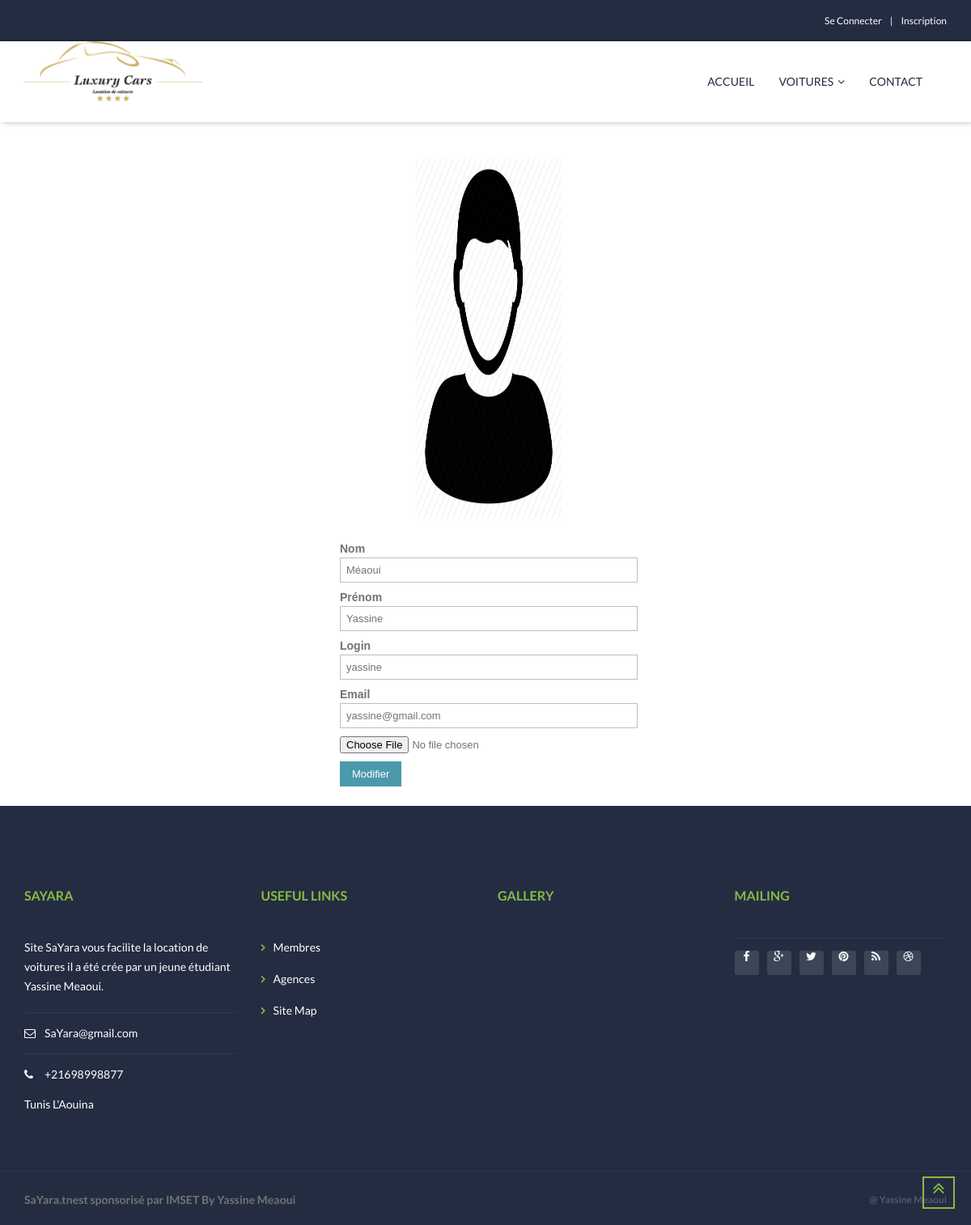
/modifier_user.php?id=2, run on the app's committed database.
### tables this page shows
CREATE TABLE IF NOT EXISTS `user` (
  `id` int(11) NOT NULL AUTO_INCREMENT,
  `nom` varchar(255) DEFAULT NULL,
  `prenom` varchar(255) DEFAULT NULL,
  `login` varchar(255) DEFAULT NULL,
  `mdp` varchar(255) DEFAULT NULL,
  `mail` varchar(255) DEFAULT NULL,
  `type` varchar(255) DEFAULT NULL,
  `avatar` text,
  `connecte` varchar(255) NOT NULL,
  PRIMARY KEY (`id`)
);

### class_user.php (called while the page is built, shortened)
<?php
require_once("connexion.php");
class user{
public static function recherche_user($id){
	global $cnx;
	$sql="SELECT * FROM user WHERE id='".$id."' " ;
	$res=$cnx->query($sql);
	 return($res->fetch(PDO::FETCH_NUM));
}
}
?>

### modifier_user.php (the view, shortened to what this page needs)
<?php require_once('class_user.php');
		$a=$_GET['id'];
		$liste=user::recherche_user($a);
				?>
<html lang="en">
<head><title>Modifier-user</title>
    <link type="text/css" rel="stylesheet" href="assets/font/font-icon/font-awesome-4.4.0/css/font-awesome.css">
    <link type="text/css" rel="stylesheet" href="assets/font/font-icon/font-svg/css/Glyphter.css">
    <link type="text/css" rel="stylesheet" href="assets/libs/animate/animate.css">
    <link type="text/css" rel="stylesheet" href="assets/libs/bootstrap-3.3.5/css/bootstrap.css">
    <link type="text/css" rel="stylesheet" href="assets/libs/owl-carousel-2.0/assets/owl.carousel.css">
    <link type="text/css" rel="stylesheet" href="assets/libs/selectbox/css/jquery.selectbox.css">
    <link type="text/css" rel="stylesheet" href="assets/libs/fancybox/css/jquery.fancybox.css">
    <link type="text/css" rel="stylesheet" href="assets/libs/fancybox/css/jquery.fancybox-buttons.css">
    <link type="text/css" rel="stylesheet" href="assets/libs/media-element/build/mediaelementplayer.min.css">
    <link type="text/css" rel="stylesheet" href="assets/form.css">
    <link type="text/css" rel="stylesheet" href="#" id="color-skins">
</head>
<body>
<header>
    <div class="header-topbar">
        <div class="container">
            <div class="topbar-right pull-right">
                <?php
                if(!isset($_SESSION['login']) ){
                    echo ' <div class="group-sign-in"><a href="login.php" class="login">Se Connecter</a><a href="register.php" class="register">Inscription</a></div> ';
                    }
                ?>
            </div>
        </div>
    </div>
    <div class="header-main homepage-01">
        <div class="container">
            <div class="header-main-wrapper">
                <div class="navbar-heade">
                    <div class="logo pull-left"><a href="index.php" class="header-logo"><img src="assets/images/1.png" alt=""/></a></div>
                </div>
                <nav class="navigation collapse navbar-collapse pull-right">
                    <ul class="nav-links nav navbar-nav">
                        <li ><a href="index.php" class="main-menu">Accueil</span></a>
                        </li>
                        <li class="dropdown"><a href="javascript:void(0)" class="main-menu">Voitures<span class="fa fa-angle-down icons-dropdown"></span></a>
                        </li>
                        <li><a href="contact.php" class="main-menu">Contact</a></li>
                    </ul>
                </nav>
            </div>
        </div>
    </div>
</header>
<div id="wrapper-content">
    <div id="page-wrapper">
	<form action="<?php echo $_SERVER['PHP_SELF']; ?> " method="post" enctype="multipart/form-data">
		<ul class="form-style-1">
		<li>
		<img src="<?php echo $liste[7]  ;?>" style="width:50%;height:30%;margin-left:25%;" /></br></br>
		</li>
			<li>
				<label>Nom <span class="required"></span></label>
				<input type="text" name="nom" class="field-long" value="<?php echo $liste[1]; ?>" />
			</li>
			<li>
				<label>Prénom <span class="required"></span></label>
				<input type="text" name="pr" class="field-long" value="<?php echo $liste[2]; ?>" />
			</li>
			<li>
				<label>Login <span class="required"></span></label>
				<input type="text" name="login" class="field-long" value="<?php echo $liste[3]; ?>" />
			</li>
			<li>
				<label>Email <span class="required"></span></label>
				<input type="email" name="mail" class="field-long" value="<?php echo $liste[5]; ?>" />
			</li>
			<li>
                    <input type="file" name="image" "/>
            </li>
			<li>
				<input type="submit" value="Modifier" name="ok" />
			</li>
		</ul>
	</form>
    </div>
    <div id="back-top"><a href="#top"><i class="fa fa-angle-double-up"></i></a></div>
</div>
<footer>
    <div class="footer-main" >
        <div class="container">
            <div class="footer-main-wrapper">
                <div class="row">
                    <div class="col-2">
                        <div class="col-md-3 col-sm-6 col-xs-6 sd380">
                            <div class="edugate-widget widget">
                                <div class="title-widget">SAYARA</div>
                                <div class="content-widget"><p>Site SaYara vous facilite la location de voitures il a été crée par un jeune étudiant Yassine Meaoui.</p>
                                    <div class="info-list">
                                        <ul class="list-unstyled">
                                            <li><i class="fa fa-envelope-o"></i><a href="#">SaYara@gmail.com</a></li>
                                            <li><i class="fa fa-phone"></i><a href="#">+21698998877</a></li>
                                                <p>Tunis L'Aouina</p></a></li>
                                        </ul>
                                    </div>
                                </div>
                            </div>
                        </div>
                        <div class="col-md-3 col-sm-6 col-xs-6 sd380">
                            <div class="useful-link-widget widget">
                                <div class="title-widget">USEFUL LINKS</div>
                                <div class="content-widget">
                                    <div class="useful-link-list">
                                        <div class="row">
                                            <div class="col-md-6 col-sm-6 col-xs-6">
                                                <ul class="list-unstyled">
                                                    <li><i class="fa fa-angle-right"></i><a href="#">Membres</a></li>
                                                    <li><i class="fa fa-angle-right"></i><a href="#">Agences</a></li>
                                                    <li><i class="fa fa-angle-right"></i><a href="#">Site Map</a></li>
                                                </ul>
                                            </div>
                                            <div class="col-md-6 col-sm-6 col-xs-6">
                                            </div>
                                        </div>
                                    </div>
                                </div>
                            </div>
                        </div>
                    </div>
                    <div class="col-2">
                        <div class="col-md-3 col-sm-6 col-xs-6 sd380">
                            <div class="gallery-widget widget">
                                <div class="title-widget">GALLERY</div>
                            </div>
                        </div>
                        <div class="col-md-3 col-sm-6 col-xs-6 sd380">
                            <div class="mailing-widget widget">
                                <div class="title-widget">MAILING</div>
                                <div class="content-wiget">
                                    <div class="socials"><a href="#" class="facebook"><i class="fa fa-facebook"></i></a><a href="#" class="google"><i class="fa fa-google-plus"></i></a><a href="#" class="twitter"><i class="fa fa-twitter"></i></a><a href="#" class="pinterest"><i class="fa fa-pinterest"></i></a><a href="#" class="blog"><i class="fa fa-rss"></i></a><a href="#" class="dribbble"><i class="fa fa-dribbble"></i></a></div>
                                </div>
                            </div>
                        </div>
                    </div>
                </div>
            </div>
            <div class="hyperlink">
                <div class="pull-left hyper-left">
                    <ul class="list-inline">
                        <li><b>SaYara.tn</b>est sponsorisé par IMSET By Yassine Meaoui</li>
                    </ul>
                </div>
                <div class="pull-right hyper-right">@ Yassine Meaoui</div>
            </div>
        </div>
    </div>
</footer>
</body>
</html>

### assets/form.css (style rules this page uses)
.form-style-1 { margin:10px auto; max-width: 400px; padding: 20px 12px 10px 20px; font: 13px "Lucida Sans Unicode", "Lucida Grande", sans-serif; }
.form-style-1 li { padding: 0; display: block; list-style: none; margin: 10px 0 0 0; }
.form-style-1 label { margin:0 0 3px 0; padding:0px; display:block; font-weight: bold; }
.form-style-1 input[type=text], .form-style-1 input[type=date], .form-style-1 input[type=datetime], .form-style-1 input[type=number], .form-style-1 input[type=search], .form-style-1 input[type=time], .form-style-1 input[type=url], .form-style-1 input[type=email], textarea, select { box-sizing: border-box; -webkit-box-sizing: border-box; -moz-box-sizing: border-box; border:1px solid #BEBEBE; padding: 7px; margin:0px; -webkit-transition: all 0.30s ease-in-out; -moz-transition: all 0.30s ease-in-out; -ms-transition: all 0.30s ease-in-out; -o-transition: all 0.30s ease-in-out; outline: none; }
.form-style-1 .field-long { width: 100%; }
.form-style-1 input[type=submit], .form-style-1 input[type=button] { background: #4B99AD; padding: 8px 15px 8px 15px; border: none; color: #fff; }

### data on the page
user: avatar (picture), nom "Méaoui", pr "Yassine", login "yassine", mail "yassine@gmail.com"
